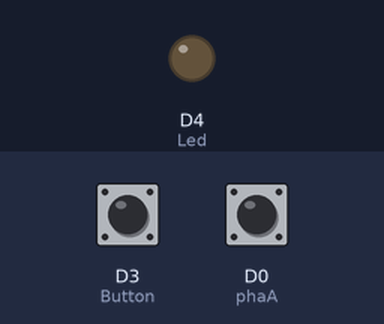
Bench run of a sketch on a simulated ESP8266 (NodeMCU). Parts: output pins drawn as LEDs (lit = HIGH). Dashed ring = blinking. Inputs (shaded band) come from the test bench; at power-on: D3 (Button) HIGH, D0 (phaA) HIGH. WiFi joins after 1.5 s; servers stay silent unless stated.

Above: at 3.0 s.
3.1 s: D3 (Button) pulled LOW for 1 s
At 3.25 s:
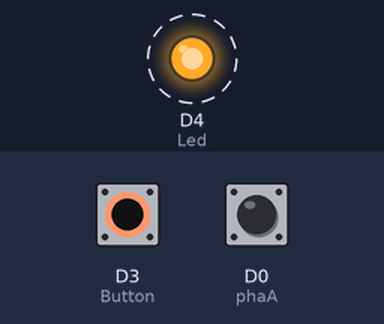
7.1 s: D3 (Button) pulled LOW for 0.15 s
At 7.6 s:
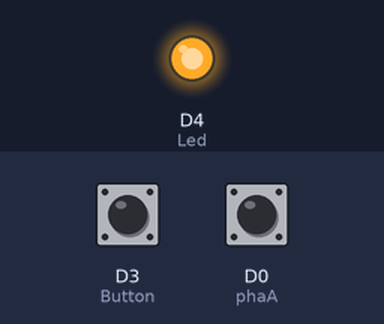
8.7 s: D3 (Button) pulled LOW for 3.2 s
At 12.3 s:
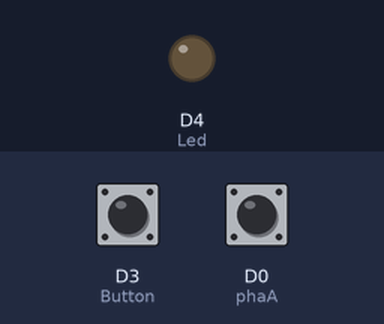
Timing chart, 0 to 13.8 s (numbered marks = the images above; inputs shaded):
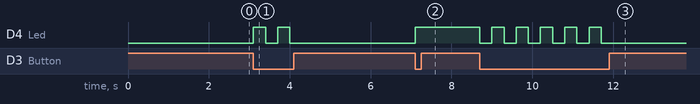

Measured:
- after the input at 3.1 s, D4 (Led): alternates HIGH for 0.30 s and LOW for 0.30 s, 4 changes in all, then stays LOW, starting at once
- after the input at 7.1 s, D4 (Led): LOW → HIGH at once
- after the input at 8.7 s, D4 (Led): alternates HIGH for 0.30 s and LOW for 0.30 s, 11 changes in all, then stays LOW, starting at once

The sketch:

Analog_POT.ino
```cpp
// (licence header left out)
/* Comment this out to disable prints and save space */
#define BLYNK_PRINT Serial

/* Fill in information from Blynk Device Info here */
#define BLYNK_TEMPLATE_ID "TMPL6ZzFklJqh"
#define BLYNK_TEMPLATE_NAME "4RL"
#define BLYNK_AUTH_TOKEN "W6tsEphuVYKwOnJFKFEFOFqxkL7Vg2hI"


#include <ESP8266WiFi.h>
#include <BlynkSimpleEsp8266.h>


// Your WiFi credentials.
// Set password to "" for open networks.
char ssid[] = "Nha Bui Quang La";
char pass[] = "0984746299";

#define phaA D0
#define phaB D2
#define Button D3
#define ButtonV0 V0
#define Led D4
WidgetLED LedV2(V2);
bool buttonState = LOW;
bool LedState = LOW;
int bandau, hientai, value = 0;

int button;

void setup()
{
  // Debug console
  Serial.begin(9600);

  pinMode(phaA, INPUT);
  pinMode(phaB, INPUT);
  pinMode(Button, INPUT_PULLUP);
  pinMode(Led, OUTPUT);

  Blynk.begin(BLYNK_AUTH_TOKEN, ssid, pass);

  bandau = digitalRead(phaA);
  Blynk.virtualWrite(V1, 123); // Lệnh truyền dữ liệu từ NodeMCU lên app Blynk

}

BLYNK_WRITE(V0){
  buttonState = param.asInt();
  if(buttonState == HIGH){
    LedState = !digitalRead(Led);
    if(LedState == LOW){
      digitalWrite(Led, LedState);
      LedV2.on();
    }
    else{
    digitalWrite(Led, LedState);
    LedV2.off();

  }
  }
}


void loop()
{
  Blynk.run();

  if(digitalRead(Button) == LOW){
    digitalWrite(Led, !digitalRead(Led));
      delay(300);
      if(digitalRead(Led) == HIGH){
        LedV2.off();
      }
      else{
        LedV2.on();
      }
  }


  hientai = digitalRead(phaA);
  if(hientai != bandau){
    if(digitalRead(phaB) != hientai){
      value++;
      Blynk.virtualWrite(V1, value); // Lệnh truyền dữ liệu từ NodeMCU lên app Blynk
    }
    else{
      value--;
      Blynk.virtualWrite(V1, value); // Lệnh truyền dữ liệu từ NodeMCU lên app Blynk
    }
    Serial.print("Giatri: ");
  Serial.println(value);
  }
  bandau = hientai;
}
```
